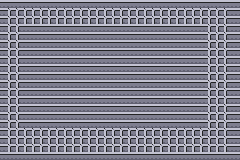

Rendered tile map (Tiled .tmx) drawn with the repository's tilesets; below, a short description and the full map source, tile grids included:
An orthogonal 30x20 tile map with 8x8 px tiles, 2 tile layers (render, terrain).

<map version="1.10" tiledversion="1.12.2" orientation="orthogonal" renderorder="right-down" width="30" height="20" tilewidth="8" tileheight="8" infinite="0" nextlayerid="3" nextobjectid="1">
    <tileset firstgid="1" source="colored_tilemap_packed.tsx" />
    <layer id="1" name="render" width="30" height="20">
        <data encoding="csv">
1,2,2,2,2,2,2,2,2,2,2,2,2,2,2,2,2,2,2,2,2,2,2,2,2,2,2,2,2,4,
17,18,18,18,18,18,18,18,18,18,18,18,18,18,18,18,18,18,18,18,18,18,18,18,18,18,18,18,18,20,
17,18,18,18,18,18,18,18,18,18,18,18,18,18,18,18,18,18,18,18,18,18,18,18,18,18,18,18,18,20,
17,18,18,124,125,125,125,125,125,125,125,125,125,125,125,125,125,125,125,125,125,125,125,125,125,126,18,18,18,20,
17,18,18,140,141,141,141,141,141,141,141,141,141,141,141,141,141,141,141,141,141,141,141,141,141,142,18,18,18,20,
17,18,18,140,141,141,141,141,141,141,141,141,141,141,141,141,141,141,141,141,141,141,141,141,141,142,18,18,18,20,
17,18,18,140,141,141,141,141,141,141,141,141,141,141,141,141,141,141,141,141,141,141,141,141,141,142,18,18,18,20,
17,18,18,140,141,141,141,141,141,141,141,141,141,141,141,141,141,141,141,141,141,141,141,141,141,142,18,18,18,20,
17,18,18,140,141,141,141,141,141,141,141,141,141,141,141,141,141,141,141,141,141,141,141,141,141,142,18,18,18,20,
17,18,18,140,141,141,141,141,141,141,141,141,141,141,141,141,141,141,141,141,141,141,141,141,141,142,18,18,18,20,
17,18,18,140,141,141,141,141,141,141,141,141,141,141,141,141,141,141,141,141,141,141,141,141,141,142,18,18,18,20,
17,18,18,140,141,141,141,141,141,141,141,141,141,141,141,141,141,141,141,141,141,141,141,141,141,142,18,18,18,20,
17,18,18,140,141,141,141,141,141,141,141,141,141,141,141,141,141,141,141,141,141,141,141,141,141,142,18,18,18,20,
17,18,18,140,141,141,141,141,141,141,141,141,141,141,141,141,141,141,141,141,141,141,141,141,141,142,18,18,18,20,
17,18,18,140,141,141,141,141,141,141,141,141,141,141,141,141,141,141,141,141,141,141,141,141,141,142,18,18,18,20,
17,18,18,156,157,157,157,157,157,157,157,157,157,157,157,157,157,157,157,157,157,157,157,157,157,158,18,18,18,20,
17,18,18,18,18,18,18,18,18,18,18,18,18,18,18,18,18,18,18,18,18,18,18,18,18,18,18,18,18,20,
17,18,18,18,18,18,18,18,18,18,18,18,18,18,18,18,18,18,18,18,18,18,18,18,18,18,18,18,18,20,
17,18,18,18,18,18,18,18,18,18,18,18,18,18,18,18,18,18,18,18,18,18,18,18,18,18,18,18,18,20,
33,2,2,2,2,2,2,2,2,2,2,2,2,2,2,2,2,2,2,2,2,2,2,2,2,2,2,2,2,36
        </data>
    </layer>
    <terraintypes none="0" ground="1" wall="2" />
    <layer id="2" name="terrain" width="30" height="20">
        <data encoding="csv">
2,2,2,2,2,2,2,2,2,2,2,2,2,2,2,2,2,2,2,2,2,2,2,2,2,2,2,2,2,2,
2,1,1,1,1,1,1,1,1,1,1,1,1,1,1,1,1,1,1,1,1,1,1,1,1,1,1,1,1,2,
2,1,1,1,1,1,1,1,1,1,1,1,1,1,1,1,1,1,1,1,1,1,1,1,1,1,1,1,1,2,
2,1,1,2,2,2,2,2,2,2,2,2,2,2,2,2,2,2,2,2,2,2,2,2,2,2,1,1,1,2,
2,1,1,2,2,2,2,2,2,2,2,2,2,2,2,2,2,2,2,2,2,2,2,2,2,2,1,1,1,2,
2,1,1,2,2,2,2,2,2,2,2,2,2,2,2,2,2,2,2,2,2,2,2,2,2,2,1,1,1,2,
2,1,1,2,2,2,2,2,2,2,2,2,2,2,2,2,2,2,2,2,2,2,2,2,2,2,1,1,1,2,
2,1,1,2,2,2,2,2,2,2,2,2,2,2,2,2,2,2,2,2,2,2,2,2,2,2,1,1,1,2,
2,1,1,2,2,2,2,2,2,2,2,2,2,2,2,2,2,2,2,2,2,2,2,2,2,2,1,1,1,2,
2,1,1,2,2,2,2,2,2,2,2,2,2,2,2,2,2,2,2,2,2,2,2,2,2,2,1,1,1,2,
2,1,1,2,2,2,2,2,2,2,2,2,2,2,2,2,2,2,2,2,2,2,2,2,2,2,1,1,1,2,
2,1,1,2,2,2,2,2,2,2,2,2,2,2,2,2,2,2,2,2,2,2,2,2,2,2,1,1,1,2,
2,1,1,2,2,2,2,2,2,2,2,2,2,2,2,2,2,2,2,2,2,2,2,2,2,2,1,1,1,2,
2,1,1,2,2,2,2,2,2,2,2,2,2,2,2,2,2,2,2,2,2,2,2,2,2,2,1,1,1,2,
2,1,1,2,2,2,2,2,2,2,2,2,2,2,2,2,2,2,2,2,2,2,2,2,2,2,1,1,1,2,
2,1,1,2,2,2,2,2,2,2,2,2,2,2,2,2,2,2,2,2,2,2,2,2,2,2,1,1,1,2,
2,1,1,1,1,1,1,1,1,1,1,1,1,1,1,1,1,1,1,1,1,1,1,1,1,1,1,1,1,2,
2,1,1,1,1,1,1,1,1,1,1,1,1,1,1,1,1,1,1,1,1,1,1,1,1,1,1,1,1,2,
2,1,1,1,1,1,1,1,1,1,1,1,1,1,1,1,1,1,1,1,1,1,1,1,1,1,1,1,1,2,
2,2,2,2,2,2,2,2,2,2,2,2,2,2,2,2,2,2,2,2,2,2,2,2,2,2,2,2,2,2
        </data>
    </layer>
</map>
